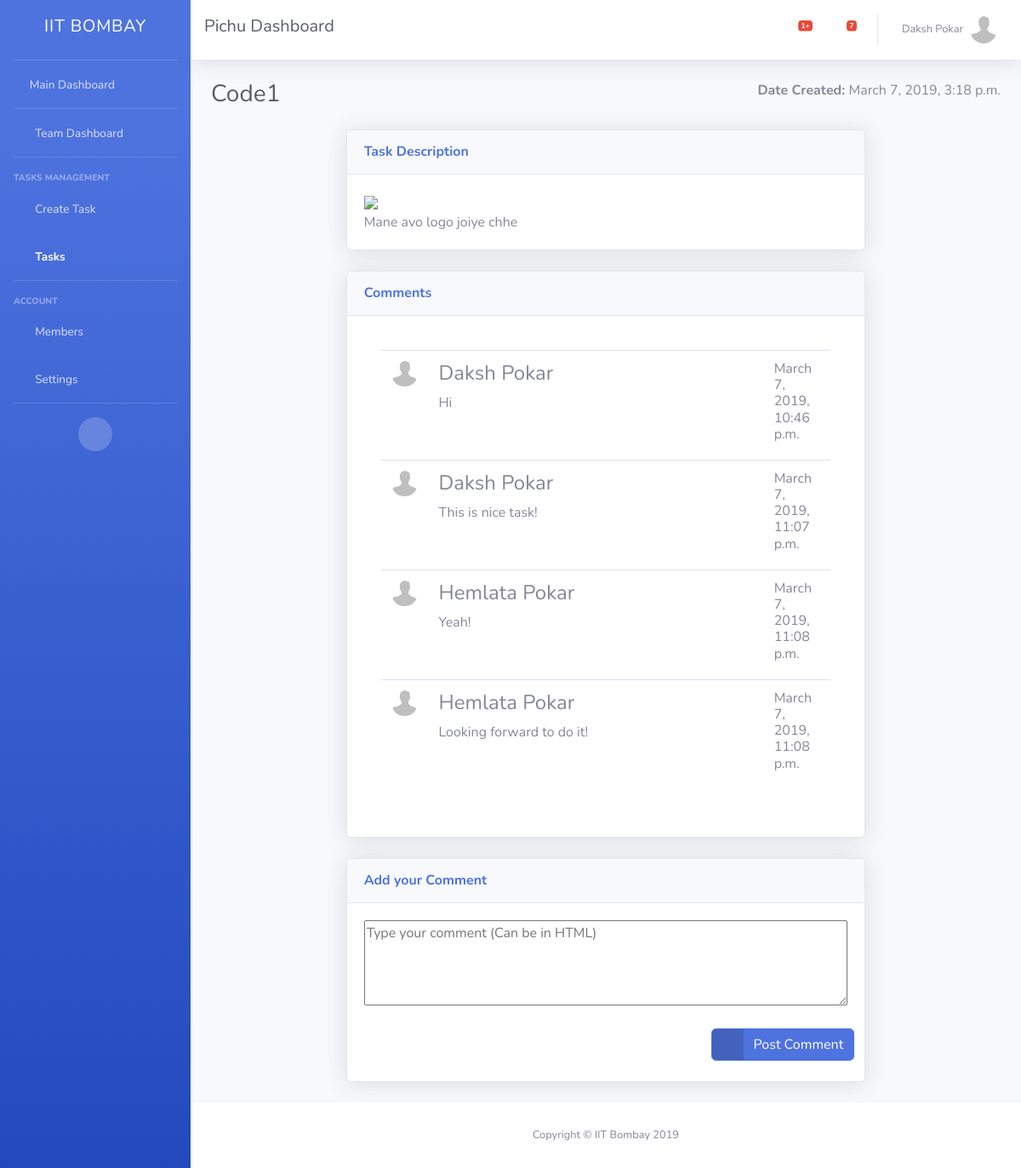
Page /team/pichu6/tasks/code113/ (signed in) on the committed database.
### TM/models.py (models this page shows)
class Teams(models.Model):
    id = models.AutoField(primary_key=True)
    name = models.CharField(max_length=400)
    url = models.CharField(max_length=400)
    admin = models.ForeignKey(User, on_delete=models.CASCADE)
    members = models.ManyToManyField(User, through='Membership', related_name="member")

class UserProfile(models.Model):
    user = models.ForeignKey(User, on_delete=models.CASCADE)
    username = models.CharField(max_length=400)
    profile_picture = models.FileField(upload_to=user_directory, null=True, default='/default_profile.jpg', blank=True)

class Task(models.Model):
    id = models.AutoField(primary_key=True)
    belongs_to = models.ForeignKey(Teams, on_delete=models.CASCADE)
    title = models.CharField(max_length=400)
    desc = models.TextField()
    assigned_members = models.ManyToManyField(User, through='MembershipToTask', related_name="memberOfTask")
    status = models.IntegerField(default=0)
    date_created = models.DateTimeField(auto_now_add=True)
    url = models.CharField(max_length=400)

class Comments(models.Model):
    id = models.AutoField(primary_key=True)
    date_generated = models.DateTimeField(auto_now_add=True)
    message = models.TextField()
    task = models.ForeignKey(Task, on_delete=models.CASCADE)
    user = models.ForeignKey(User, on_delete=models.CASCADE)

### TM/views.py (the view, shortened to what this page needs)
# urls.py: url(r'^team\/[a-zA-z0-9]+\/tasks\/[a-zA-z0-9]+\/$', SpecificTaskView.as_view(), name="specific-task"),
class SpecificTaskView(LoginRequiredMixin, TemplateView):
    template_name="team/specific-task.html"
    login_url='/../login'
    def get(self, request):
        user = request.user
        us = UserProfile.objects.get(user=user)
        team = Teams.objects.get(url=request.path.split("/")[2])
        tasks = Task.objects.get(url=request.path.split("/")[4])
        comments = Comments.objects.filter(task=tasks)
        form = CommentsForm()
        if user not in team.members.all():
            return redirect("/")
        return render(request, self.template_name, {'user': user, 'us': us, 'form': form, 'team': team, 'tasks': tasks, 'comments': comments})

### TM/forms.py
class CommentsForm(forms.Form):
    message = forms.CharField(label="", widget=forms.Textarea(attrs={'id':'desc','placeholder':'Type your comment (Can be in HTML)', 'style':'height:100px; width: 100%'}))

### TM/templates/team/specific-task.html (shortened to what this page needs)
<!DOCTYPE html>
{% load static %}
<html lang="en">
<head>
  <link href="{% static 'vendor/fontawesome-free/css/all.min.css' %}" rel="stylesheet" type="text/css">
  <link href="{% static 'css/sb-admin-2.min.css' %}" rel="stylesheet">
  <link href="{% static 'vendor/datatables/dataTables.bootstrap4.min.css' %}" rel="stylesheet">
</head>
<body onload="displayer()" id="page-top">
  <div id="wrapper">
    {% block sidebar %}
      {% include "team/menu.html" %}
    {% endblock %}
    <div id="content-wrapper" class="d-flex flex-column">
      <div id="content">
        {% block topbar %}
        {% include "team/topbar.html" %}
      {% endblock %}
        <div class="container-fluid">
          <div class="d-sm-flex align-items-center justify-content-between mb-4">
            <h1 class="h3 mb-0 text-gray-800">{{  tasks.title   }}</h1>
            <h6><strong>Date Created: </strong>{{  tasks.date_created   }}</h6>
          </div>
          <div class="row">
            <div class="col-xl-2"></div>
            <div class="col-xl-8">
              <div class="card shadow mb-4">
                <div class="card-header py-3 d-flex flex-row align-items-center justify-content-between">
                  <h6 class="m-0 font-weight-bold text-primary">Task Description</h6>
                </div>
                <div id="des" class="card-body">
                </div>
              </div>
                    <div class="card shadow mb-4">
                            <div class="card-header py-3 d-flex flex-row align-items-center justify-content-between">
                              <h6 class="m-0 font-weight-bold text-primary">Comments</h6>
                            </div>
                            <div class="card-body">
                                    <div class="card-body">
                                            <div class="table-responsive">
                                              <table class="table" id="dataTable" width="100%" cellspacing="0">
                                                          <tbody>
                                                                {%  for i in comments.all %}
                                                                    <tr>
                                                                        <td style="width: 7%; text-align: center;"><img class="img-profile rounded-circle" style="height: 30px" src="{{ MEDIA_ROOT }}{{ us.profile_picture.url }}"></td>
                                                                        <td style="width: 78%"><h4>{{  i.user.first_name    }} {{   i.user.last_name }} </h4>
                                                                                {{ i.message }}
                                                                        </td>
                                                                        <td style="width: 15%;"><h6>{{  i.date_generated  }}</h6></td>
                                                                    </tr>
                                                                {%  endfor %}
                                                          </tbody>
                                                          </table>
                                                          </div>
                                                          </div>
                                                        </div>
                          </div>
                          <form method="post" enctype="multipart/form-data">
                          <div class="card shadow mb-4">
                                <div class="card-header py-3 d-flex flex-row align-items-center justify-content-between">
                                  <h6 class="m-0 font-weight-bold text-primary">Add your Comment</h6>
                                </div>
                                <div class="card-body">
                                    {{ form.message }}
                                </div>
                                        <div class="col-12 text-right mb-4">
                                        <button name="task-creation" class="btn btn-primary btn-icon-split">
                                                  <span class="icon text-white-50">
                                                    <i class="fas fa-arrow-right"></i>
                                                  </span>
                                                  <span class="text">Post Comment</span>
                                        </button></div>
                                          </div>
            </form>
        </div>
      </div>
    </div>
      </div>
      {% block footer %}
      {% include "footer.html" %}
    {% endblock %}
    </div>
  </div>
</body>
</html>

### TM/templates/team/topbar.html (shortened to what this page needs)
<nav class="navbar navbar-expand navbar-light bg-white topbar mb-4 static-top shadow">
        <a style="color: #5a5c69; text-decoration: none" class="sidebar-brand d-flex align-items-center justify-content-center" href="/dashboard/">
          <div class="sidebar-brand-icon">
              <h5>{{  team.name }} Dashboard</h5>
            </div>
        </a>
        <ul class="navbar-nav ml-auto">
          {% block alerts %}
          {% include "alerts.html" %}
        {% endblock %}
          {% block messages %}
          {% include "mess_notification.html" %}
        {% endblock %}
          {% block profile %}
          {% include "profile_menu.html" %}
        {% endblock %}
        </ul>
      </nav>

### TM/templates/profile_menu.html (shortened to what this page needs)
            <li class="nav-item dropdown no-arrow">
              <a class="nav-link dropdown-toggle" href="#" id="userDropdown" role="button" data-toggle="dropdown" aria-haspopup="true" aria-expanded="false">
                <span class="mr-2 d-none d-lg-inline text-gray-600 small">{{  user.first_name  }} {{ user.last_name }}</span>
                <img class="img-profile rounded-circle" src="{{ MEDIA_ROOT }}{{  us.profile_picture.url  }}">
              </a>
            </li>

### rows in the picture
Teams: name "Pichu"
UserProfile: profile_picture (placeholder picture)
Task: title "Code1", date_created "March 7, 2019, 3:18 p.m."
Comments: profile_picture (placeholder picture), user.first_name "Daksh", user.last_name "Pokar", message "Hi", date_generated "March 7, 2019, 10:46 p.m."
Comments: profile_picture (placeholder picture), user.first_name "Daksh", user.last_name "Pokar", message "This is nice task!", date_generated "March 7, 2019, 11:07 p.m."
Comments: profile_picture (placeholder picture), user.first_name "Hemlata", user.last_name "Pokar", message "Yeah!", date_generated "March 7, 2019, 11:08 p.m."
Comments: profile_picture (placeholder picture), user.first_name "Hemlata", user.last_name "Pokar", message "Looking forward to do it!", date_generated "March 7, 2019, 11:08 p.m."

### other values in the picture
{{ user.first_name }} "Daksh"
{{ user.last_name }} "Pokar"
